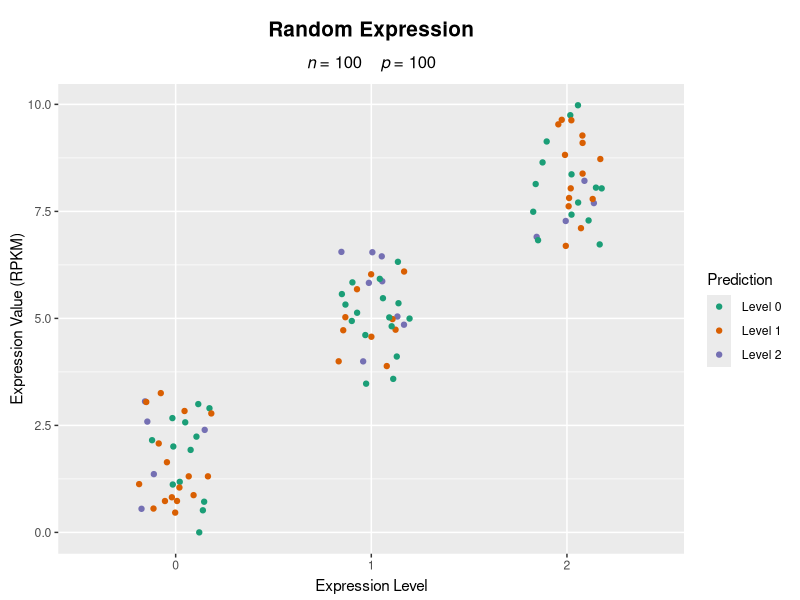

Generate this figure with R:
# Visualize Tractus Results
library(ggplot2)
TractusResults <- read.table(file = 'random_output.tsv', sep = '\t', header = TRUE)
TractusResults$Expression.Level <- as.factor(TractusResults$Expression.Level)
TractusResults$Prediction <- as.factor(TractusResults$Prediction)

# Set the plot mode to "jitter" - more aesthetically pleasing, less clear
g <- ggplot(TractusResults, aes(x=Expression.Level, y=Expression.Value, color=Prediction)) + 
    geom_jitter(position=position_jitter(0.2))

# Set the plot mode to "dodge" - clear
#p <- ggplot(TractusResults, aes(x=Expression.Level, y=Expression.Value, color=Predicted.Expression.Level)) + 
#    geom_jitter(position=position_dodge(0.8))

# Set the title
g <- g + labs(title = "Random Expression", subtitle=expression(italic(n)~"= 100   "~italic(p) ~ "= 100"))
g <- g + theme(plot.title = element_text(size=15, hjust = 0.5, face="bold", 
                                  margin = margin(10, 0, 10, 0)),
               plot.subtitle = element_text(size = 12, hjust = 0.5))

# Set the axes
g <- g+labs(x="Expression Level", y= "Expression Value (RPKM)")
g <- g + theme(
  axis.title.x = element_text(color="black", vjust=0.35),
  axis.title.y = element_text(color="black" , vjust=0.35)   
)


# Change the color scheme
g + scale_color_brewer(palette="Dark2")
